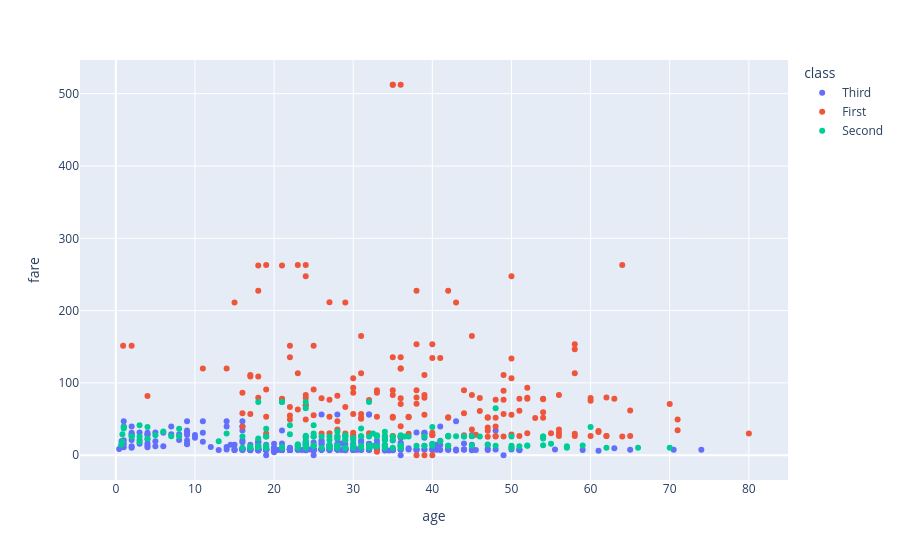

Source (notebook cell):
### Code cell
# Create a dotplot using plotly library
fig = px.scatter(titanic, x='age', y='fare', color='class')
fig.show()

### Figure 1 — Plotly figure (JSON) as saved in the notebook; plotly's stock layout.template omitted (floating-point values rounded to 4 significant figures; data arrays with more than 128 entries replaced by an {"elided": "..."} marker saying what was removed)
{"data": [{"hovertemplate": "class=Third<br>age=%{x}<br>fare=%{y}<extra></extra>", "legendgroup": "Third", "marker": {"color": "#636efa", "symbol": "circle"}, "mode": "markers", "name": "Third", "orientation": "v", "showlegend": true, "type": "scatter", "x": {"elided": "491 float values"}, "xaxis": "x", "y": {"elided": "491 float values"}, "yaxis": "y"}, {"hovertemplate": "class=First<br>age=%{x}<br>fare=%{y}<extra></extra>", "legendgroup": "First", "marker": {"color": "#EF553B", "symbol": "circle"}, "mode": "markers", "name": "First", "orientation": "v", "showlegend": true, "type": "scatter", "x": {"elided": "216 float values"}, "xaxis": "x", "y": {"elided": "216 float values"}, "yaxis": "y"}, {"hovertemplate": "class=Second<br>age=%{x}<br>fare=%{y}<extra></extra>", "legendgroup": "Second", "marker": {"color": "#00cc96", "symbol": "circle"}, "mode": "markers", "name": "Second", "orientation": "v", "showlegend": true, "type": "scatter", "x": {"elided": "184 float values"}, "xaxis": "x", "y": {"elided": "184 float values"}, "yaxis": "y"}], "layout": {"legend": {"title": {"text": "class"}, "tracegroupgap": 0}, "margin": {"t": 60}, "xaxis": {"anchor": "y", "domain": [0, 1], "title": {"text": "age"}}, "yaxis": {"anchor": "x", "domain": [0, 1], "title": {"text": "fare"}}}}
